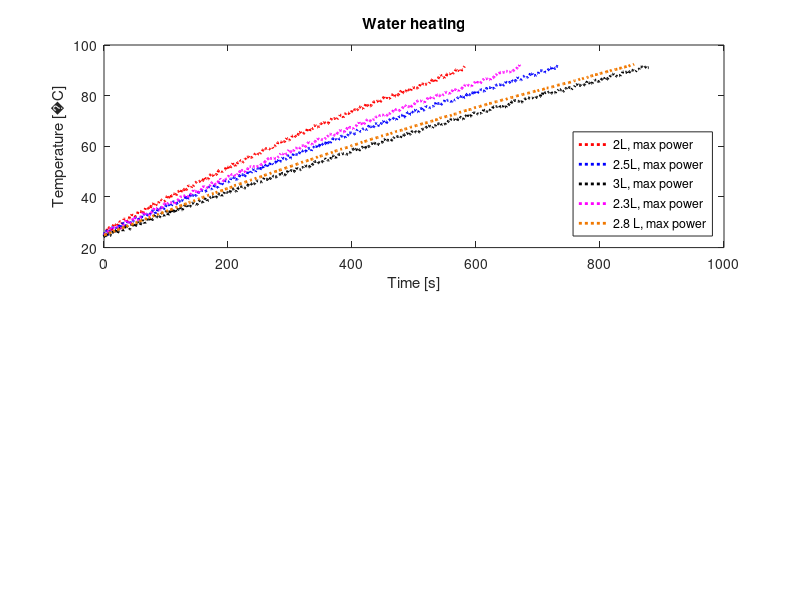

Write MATLAB code to recreate this figure. (Note: this script raises an error after producing the figure.)
clear all
close all

a = 1.675091827e-3;
b = 1.857536553e-4;
c = 5.373169834e-7;

fid = fopen('heating_2L.txt');
data1 = fscanf(fid, '%f');
fclose(fid);

fid = fopen('heating_2-5L.txt');
data2 = fscanf(fid, '%f');
fclose(fid);

fid = fopen('heating_3L.txt');
data3 = fscanf(fid, '%f');
fclose(fid);

fid = fopen('heating_2-25L.txt');
data4 = fscanf(fid, '%f');
fclose(fid);

fid = fopen('heating_2-75L.txt');
data5 = fscanf(fid, '%f');
fclose(fid);

%--------------------
time1 = data1(1:3:length(data1))/1000;
analog11 = data1(2:3:length(data1));
analog21 = data1(3:3:length(data1));

Rw1 = (2250600./analog11) - 2200;
Rwlog1 = log(Rw1);
Rr1 = (2250600./analog21) - 2200;
Rrlog1 = log(Rr1);

Tw1 = (1./(a + b.*Rwlog1 + c.*(Rwlog1.^3)))-273.15;
Tr1 = (1./(a + b.*Rrlog1 + c.*(Rrlog1.^3)))-273.15;
%----------------------------------------------------
time2 = data2(1:3:length(data2))/1000;
analog12 = data2(2:3:length(data2));
analog22 = data2(3:3:length(data2));

Rw2 = (2250600./analog12) - 2200;
Rwlog2 = log(Rw2);
Rr2 = (2250600./analog22) - 2200;
Rrlog2 = log(Rr2);

Tw2 = (1./(a + b.*Rwlog2 + c.*(Rwlog2.^3)))-273.15;
Tr2 = (1./(a + b.*Rrlog2 + c.*(Rrlog2.^3)))-273.15;
%---------------------------------------------------
time3 = data3(1:3:length(data3))/1000;
analog13 = data3(2:3:length(data3));
analog23 = data3(3:3:length(data3));

Rw3 = (2250600./analog13) - 2200;
Rwlog3 = log(Rw3);
Rr3 = (2250600./analog23) - 2200;
Rrlog3 = log(Rr3);

Tw3 = (1./(a + b.*Rwlog3 + c.*(Rwlog3.^3)))-273.15;
Tr3 = (1./(a + b.*Rrlog3 + c.*(Rrlog3.^3)))-273.15;
%---------------------------------------------------
time4 = data4(1:3:length(data4))/1000;
analog14 = data4(2:3:length(data4));
analog24 = data4(3:3:length(data4));

Rw4 = (2250600./analog14) - 2200;
Rwlog4 = log(Rw4);
Rr4 = (2250600./analog24) - 2200;
Rrlog4 = log(Rr4);

Tw4 = (1./(a + b.*Rwlog4 + c.*(Rwlog4.^3)))-273.15;
Tr4 = (1./(a + b.*Rrlog4 + c.*(Rrlog4.^3)))-273.15;
%---------------------------------------------------
time5 = data5(1:3:length(data5))/1000;
analog15 = data5(2:3:length(data5));
analog25 = data5(3:3:length(data5));

Rw5 = (2250600./analog15) - 2200;
Rwlog5 = log(Rw5);
Rr5 = (2250600./analog25) - 2200;
Rrlog5 = log(Rr5);

Tw5 = (1./(a + b.*Rwlog5 + c.*(Rwlog5.^3)))-273.15;
Tr5 = (1./(a + b.*Rrlog5 + c.*(Rrlog5.^3)))-273.15;
%---------------------------------------------------
limit = 25;

[~, pos1] = min(abs(limit-Tw1));
[~, pos2] = min(abs(limit-Tw2));
[~, pos3] = min(abs(limit-Tw3));
[~, pos4] = min(abs(limit-Tw4));
[~, pos5] = min(abs(limit-Tw5));

time1x = time1(pos1:end)-time1(pos1);
time2x = time2(pos2:end)-time2(pos2);
time3x = time3(pos3:end)-time3(pos3);
time4x = time4(pos4:end)-time4(pos4);
time5x = time5(pos5:end)-time5(pos5);
Tw1x = Tw1(pos1:end);
Tw2x = Tw2(pos2:end);
Tw3x = Tw3(pos3:end);
Tw4x = Tw4(pos4:end);
Tw5x = Tw5(pos5:end);

sr = 1; %4

figure, subplot(2,1,1);
plot(downsample(time1x, sr), downsample(Tw1x, sr), ':r', 'LineWidth', 2);
xlabel('Time [s]')
s = sprintf('Temperature [%cC]', char(176));
ylabel(s)
title('Water heating')

hold on
plot(downsample(time2x, sr), downsample(Tw2x, sr), ':b', 'LineWidth', 2);
plot(downsample(time3x, sr), downsample(Tw3x, sr), ':k', 'LineWidth', 2);
plot(downsample(time4x, sr), downsample(Tw4x, sr), ':m', 'LineWidth', 2);
plot(downsample(time5x, sr+2), downsample(Tw5x, sr+2), ':', 'Color', [0.9412 0.4706 0], 'LineWidth', 2);

legend('2L, max power', '2.5L, max power', '3L, max power', '2.3L, max power', '2.8 L, max power', 'Location','southeast')

k(1) = k_exp(2,6);
k(2) = k_exp(2,0);
k(3) = k_exp(3,6);
k(4) = k_exp(3,0);
k(5) = k_exp(2.5,6);
k(6) = k_exp(2.5,0);
k(7) = k_exp(2.3,6);
T_r = 24.3;

Txx1(1) = Tw1x(1);
a = 24.3;
kon = exp(-k(1));
Tx(1) = a + abs(Tw1x(1) - a)*kon;
Txx2(1) = Tw2x(1);
Txx3(1) = Tw3x(1);
for i = 1:600-1
   Txx1(1+i) = Txx1(i) + ((1218/(4180)) -(Txx1(i)-T_r)*0.0019)/2;
   %Tx(1+i) = Tx(i) + ((1218/(4180)))/2;
   %Tx(1+i) = T_r + abs(Tx(i+1) - T_r)*kon;
   Txx2(1+i) = Txx2(i) + ((1218/(4180)) -(Txx2(i)-T_r)*0.0019)/2.5;
   Txx3(1+i) = Txx3(i) + ((1218/(4180)) -(Txx3(i)-T_r)*0.0019)/3;
   %Txx(1+i) = T_r - (Txx(i) - T_r)*exp(-k(1));
end

%plot(linspace(1,600,600), Txx1, '.g');
%plot(linspace(1,600,600), Txx2, '.k');
%plot(linspace(1,600,600), Txx3, '.b');
